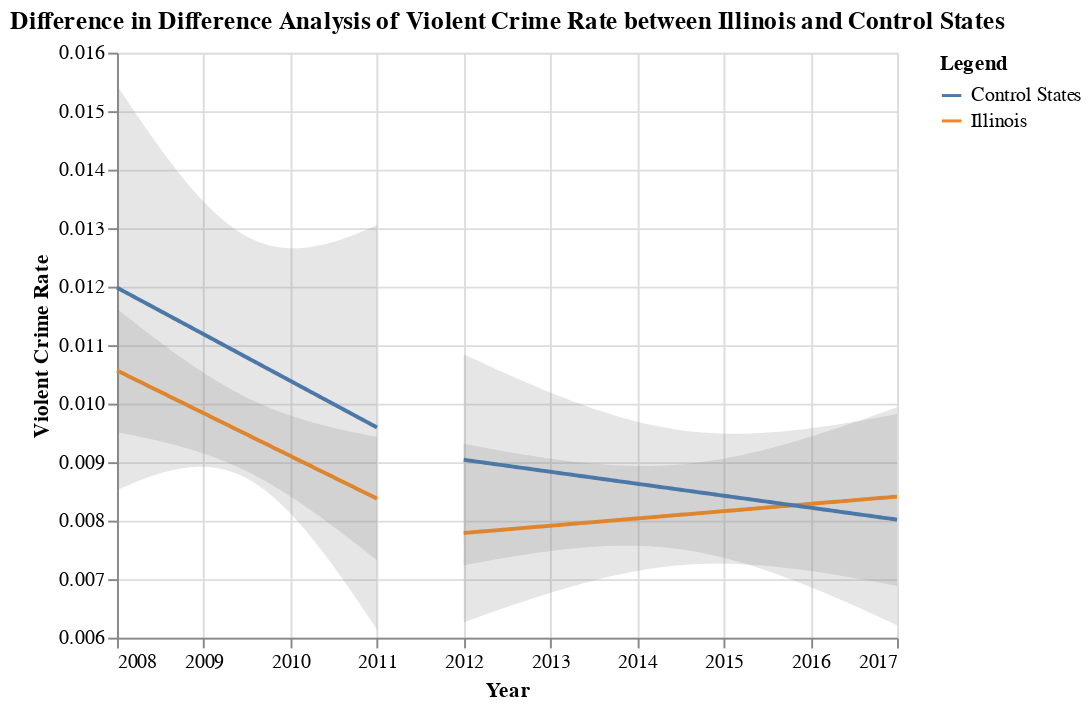

The notebook cell this image was saved under:
### Code cell
pre_il_plot = build_chart(pre_il_tr,  "Violent_Crime_Rate", "year", 
    alpha=0.02, colour='red', indicator='Illinois')
post_il_plot = build_chart(post_il_tr, "Violent_Crime_Rate", "year",alpha=0.02,colour='red',indicator='Illinois')

pre_ctr_plot = build_chart(pre_il_ctr,  "Violent_Crime_Rate", "year",
    alpha=0.02,colour='blue',indicator='Control States')
post_ctr_plot = build_chart(post_il_ctr,  "Violent_Crime_Rate", "year",
    alpha=0.02,colour='blue',indicator='Control States')


diff_in_diff_final = pre_il_plot + post_il_plot + pre_ctr_plot + post_ctr_plot
diff_in_diff_final.properties(title="Difference in Difference Analysis of Violent Crime Rate between Illinois and Control States")
